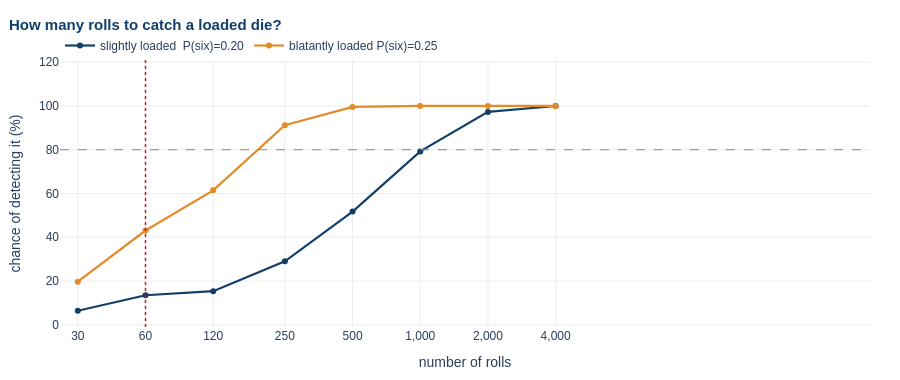

The notebook cell this image was saved under:
### Code cell
sizes = [30, 60, 120, 250, 500, 1000, 2000, 4000]
table = pd.DataFrame({
    "slightly loaded  P(six)=0.20": [detection_rate(0.20, n) for n in sizes],
    "blatantly loaded P(six)=0.25": [detection_rate(0.25, n) for n in sizes],
}, index=sizes)
table.index.name = "rolls"
display(table.style.format("{:.0%}").set_caption("Probability of catching the cheat"))

fig = go.Figure()
for col, colour in zip(table.columns, [NAVY, ORANGE]):
    fig.add_trace(go.Scatter(x=sizes, y=table[col] * 100, mode="lines+markers",
                             name=col, line=dict(color=colour, width=2.2)))
fig.add_vline(x=MY_GUESS, line=dict(color=RED, dash="dot", width=1.5),
              annotation_text="your guess", annotation_position="top")
fig.add_hline(y=80, line=dict(color=GREY, dash="dash", width=1))
style(fig, title="How many rolls to catch a loaded die?",
      xtitle="number of rolls", ytitle="chance of detecting it (%)", height=380)

# NOTE: when type="log", the axis range is in LOG10 units, not rolls.
# range=[25, 4600] would mean 10^25 to 10^4600 and the data would vanish.
lo = min(min(sizes), MY_GUESS) * 0.85
hi = max(sizes) * 10
#fig.update_xaxes(type="log", range=[np.log10(lo), np.log10(hi)], tickvals=sizes, ticktext=[f"{n:,}" for n in sizes])
fig.update_xaxes(type="log", range=[np.log10(25), np.log10(100000)], tickvals=sizes, ticktext=[f"{n:,}" for n in sizes])
fig.update_yaxes(range=[-1, 121])
fig.show()

### Figure 1 — Plotly figure (JSON) as saved in the notebook; plotly's stock layout.template omitted (floating-point values rounded to 4 significant figures)
{"data": [{"line": {"color": "#123F69", "width": 2.2}, "mode": "lines+markers", "name": "slightly loaded  P(six)=0.20", "type": "scatter", "x": [30, 60, 120, 250, 500, 1000, 2000, 4000], "y": [6.415, 13.51, 15.37, 29.02, 51.73, 79.25, 97.28, 99.98]}, {"line": {"color": "#E38B29", "width": 2.2}, "mode": "lines+markers", "name": "blatantly loaded P(six)=0.25", "type": "scatter", "x": [30, 60, 120, 250, 500, 1000, 2000, 4000], "y": [19.73, 43.09, 61.43, 91.2, 99.58, 100.0, 100.0, 100.0]}], "layout": {"annotations": [{"showarrow": false, "text": "your guess", "x": 60, "xanchor": "center", "xref": "x", "y": 1, "yanchor": "bottom", "yref": "y domain"}], "colorway": ["#123F69", "#E38B29", "#8A8A8A", "#2E7D7B", "#B22222"], "font": {"family": "Helvetica, Arial, sans-serif", "size": 12}, "height": 380, "legend": {"orientation": "h", "x": 0, "y": 1, "yanchor": "bottom"}, "margin": {"b": 50, "l": 60, "r": 30, "t": 60}, "shapes": [{"line": {"color": "#B22222", "dash": "dot", "width": 1.5}, "type": "line", "x0": 60, "x1": 60, "xref": "x", "y0": 0, "y1": 1, "yref": "y domain"}, {"line": {"color": "#8A8A8A", "dash": "dash", "width": 1}, "type": "line", "x0": 0, "x1": 1, "xref": "x domain", "y0": 80, "y1": 80, "yref": "y"}], "title": {"font": {"color": "#123F69", "size": 15}, "text": "<b>How many rolls to catch a loaded die?</b>", "x": 0.01}, "xaxis": {"gridcolor": "#EDEDED", "range": [1.398, 5], "ticktext": ["30", "60", "120", "250", "500", "1,000", "2,000", "4,000"], "tickvals": [30, 60, 120, 250, 500, 1000, 2000, 4000], "title": {"text": "number of rolls"}, "type": "log", "zeroline": false}, "yaxis": {"gridcolor": "#EDEDED", "range": [-1, 121], "title": {"text": "chance of detecting it (%)"}, "zeroline": false}}}
